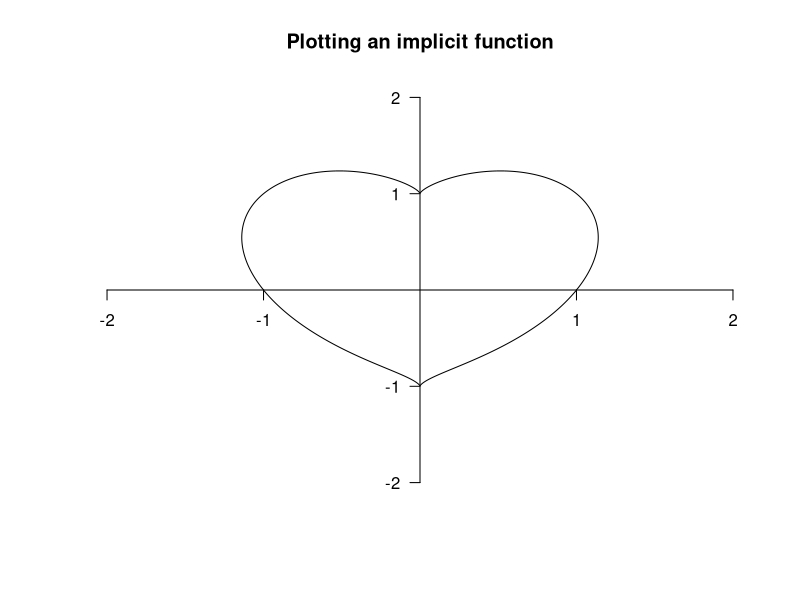
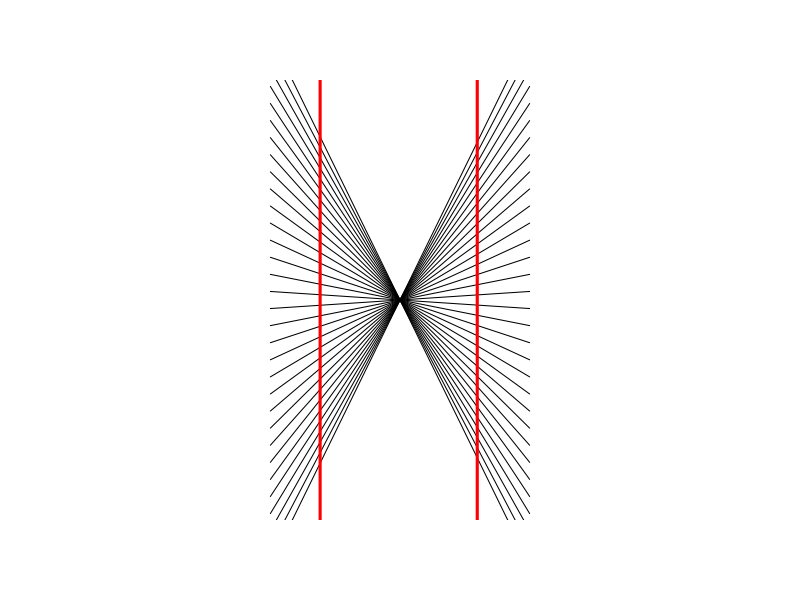
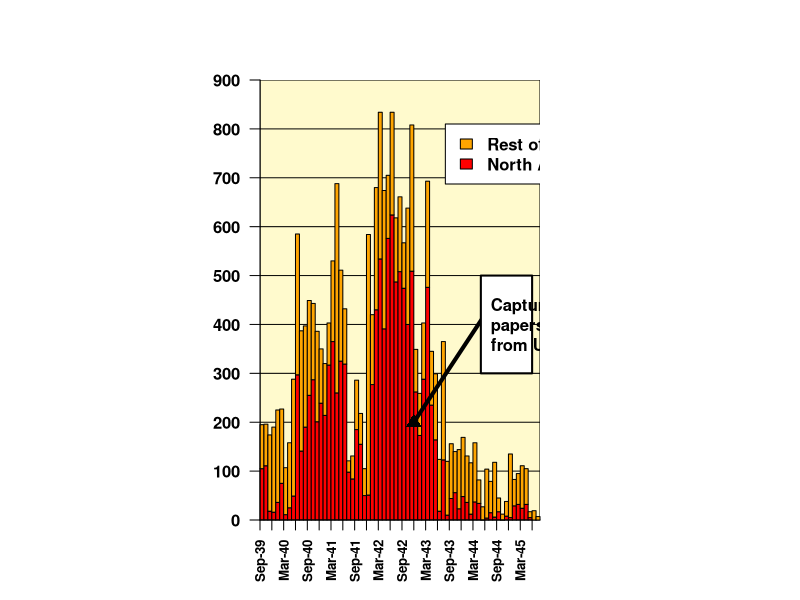
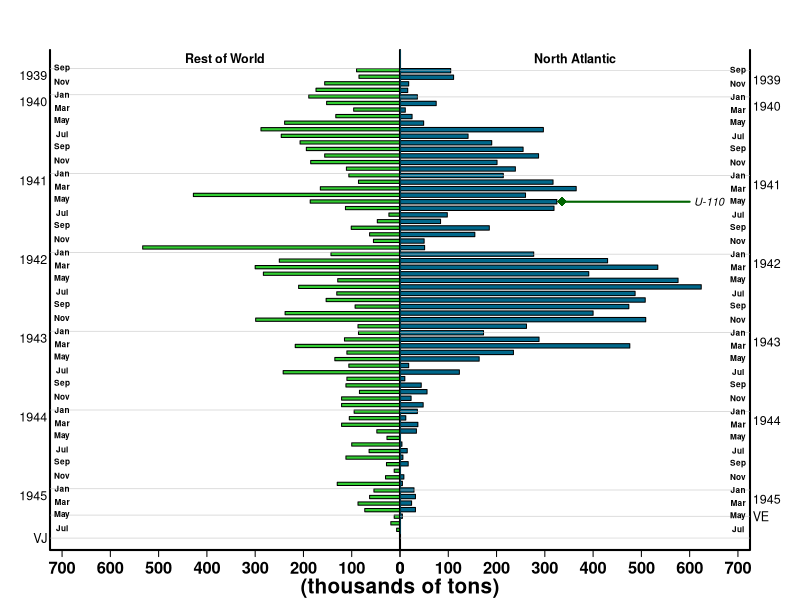

The R source for these figures, in order:
## ---- chunk 1
knitr::opts_chunk$set(echo = TRUE)
## ---- chunk 2
x = seq(-2, 2, length=1000)                                   # making vectors of x and y values
y = seq(-2, 2, length=1000)

z = outer(x, y, function(x, y) (x^2 + y^2 - 1)^3 - x^2*y^3)   # creating the contour map

contour(x, y, z, levels=0, drawlabels=F, axes=F)              # plot the contour at level 0
axis(1, pos=0, at=c(-2, -1, 1, 2))
axis(2, pos=0, las=2, at=c(-2, -1, 1, 2))
title('Plotting an implicit function')
## ---- chunk 3
grads = seq(-2.6, 2.6, length=32)         # making vector of gradients for the black lines

xs = seq(-1, 1, length=100)               # making a vector of x-coordinates

black.lines = outer(xs, grads)            # a matrix whose columns are the y-coordinates of the black lines

par(mai=c(0.8, 2.6, 0.8, 2.6))            # adjusting the margins of the plot

matplot(black.lines, type='l',            # use the function matplot() to plot all the columns of the matrix,
        lty=1, col='black', axes=F,       # axes are disabled, lines changed to regular black lines, label
        ylim=c(-2, 2), ylab='')           # is omitted.


segments(20, -3, y1=3, lwd=3, col='red')  # drawing the red lines
segments(80, -3, y1=3, lwd=3, col='red')

## ---- chunk 4
# Reading in the csv with stringsAsFactors set to false so that the dates will be read as strings rather than factors
ss = read.csv('sinkingstats-1.csv', stringsAsFactors=F)
# This sets the first row of values as the column names of the dataframe, so we rename the columns:
colnames(ss) = c('Quarter', 'NAt', 'RoW')
# and add the old first row back in
ss = rbind(c('Quarter' = 'Sep-39', 'NAt' = 105, 'RoW' = 90), ss)
# Creating a matrix from the dataframe to use in the boxplot() function:
x = as.matrix(ss[-1])
rownames(x) = ss[, 1]
# setting the x-axis to extend all the way to the y-axis (otherwise there will be a gap between the y-axis and the first bar)
par(xaxs='i')
# creating an empty boxplot with the correct dimensions so that we can draw in the horizontal lines and colour the background
# before drawing in the bars:
barplot(rep(NA, length=71), xaxt='n', yaxt='n', ylim=c(0, 900), space=0)
# colouring the background (for some reason using bg[2] as the third parameter extends the rectangle too far so 71 is used instead)
bg = par('usr')
rect(bg[1], bg[3], 71, bg[4], col='lemonchiffon')
# drawing horixontal lines across the background from the y-axis ticks
segments(x0=0, y0=0:8*100, x1=71)
# creating the boxplot of the data, overlaying the coloured background and horizontal lines, setting space between bars to 0
# and not including any axes (for some reason axes=F doesn't work so blocked the axes individually)
barplot(t(x), space=0, add=T, yaxt='n', xaxt='n', col=c('red', 'orange'))
# making a vector of dates for x-axis labels (would have been easier to just take the first column of the dataframe but I like this)
xlabels = paste(c('Sep', 'Dec', 'Mar', 'Jun'), c(39, 39, rep(40:44, each=4), 45, 45), sep='-')
# creating the axes, with bolded text set slightly smaller than the other text
axis(1, las=2, labels=xlabels, at=seq(0, 71, by=3), font=2, cex.axis=0.8)
axis(2, at=0:9*100, las=1, font=2)
# making the legend, with bolded text
legend(47, 810, legend=c('Rest of World', 'North Atlantic'), fill=c('orange', 'red'), text.font=2)
# drawing the arrow, apparently a filled arrowhead is impossible in base R so set the length of the arrowhead to 0
arrows(x0=57, y0=420, x1=39, y1=200, lwd=4, length=0)
# and used a triangle point for the arrowhead (1.5x larger than normal)
points(x=39, y=200, pch=17, cex=1.5)
# finally drawing the textbox, with left-justified, bolded text and bolded border.
rect(56, 300, 69, 500, lwd=2, col='white')
text(x=56, y=382, labels='Capture of\npapers\nfrom U559', font=2, pos=4)
## ---- chunk 5
# creating a vector of months to use as labels on the vertical axes (this time I did use the dataframe)
months = substring(ss[,1], 1, 3)[c(T, F)]
# creating a layout with two columns which each fill half the plotting area
layout(matrix(c(1, 1, 1, 2, 2, 2), nc=2))

# making two vectors of values for the barplots which are reversed, with the first one multiplied by -1 to make the bars go right-to-left
a = rev(-1*as.numeric(t(x[,2])))
b = rev(as.numeric(t(x[,1])))

### LHS barplot:
# margin widths set so that there will be no space between the barplots
par(mai=c(0.5,0.5,0.5,0), yaxs='r', xaxs='i')
# plot set to horizontal, axes not drawn in this function
barplot(a, horiz=T, xaxt='n', yaxt='n', xlim=c(-725,0), col='limegreen', space=1)
# drawing x-axis
axis(1, labels=7:0*100, at=-7:0*100, font=2, cex.axis=1.5)
# drawing an L-shaped box around the LHS plot, this was the only way I could get the axes to touch but it works
box(bty='L', lwd=2)
# drawing the grey lines seperating the years across the LHS plot
# should have redrawn the plot after this as in part (a) but this would draw it on the RHS so just going with this
# since you can barely see the overlapping anyway
segments(x0=-725, y0=c(142, seq(134, 6, by=-24), 6, -1), x1=0, lwd=0.5, col='grey')
# adding in the month labels using text()
text(x=-700, y=seq(142, 0, by=-4), labels=months, font=2, cex=0.75)
# adding title for LHS plot and years in the margins using mtext()
mtext('Rest of World', side=3, line=-1.2, font=2, cex=0.75)
mtext(c(1939, 1940, 1941, 1942, 1943, 1944, 1945, 'VJ'), side=2, line=0.2, at=c(140, seq(132, 4, by=-24), -1), las=2, cex=0.75)

### RHS barplot:
par(mai=c(0.5,0,0.5,0.5))
barplot(b, horiz=T, xaxt='n', yaxt='n', xlim=c(0, 725), col='deepskyblue4', space=0.5)

axis(1, at=0:7*100, font=2, cex.axis=1.5)
# had to use a U-shaped box xince there is no box which covers only the bottom and the right hand side but that's OK because:
box(bty='u', lwd=2)
# we cover the middle line with a blue line which seperates the plots
segments(x0=0, y0=0, y1=142, col='deepskyblue4')
# drawing the lines, for some reason the co-ordinate system of the RHS plot is completely different to the LHS so these numbers were obtained by guess-and-check
segments(x0=0, y0=c(106, seq(100, 6, by=-18), 4, -1), x1=725, lwd=0.5, col='grey')
# month labels
text(x=700, y=seq(106, 0, by=-3), labels=months, font=2, cex=0.75)
# title, years, and bottom axis label using mtext()
mtext('North Atlantic', side=3, line=-1.2, font=2, cex=0.75)
mtext(c(1939, 1940, 1941, 1942, 1943, 1944, 1945, 'VE'), side=4, line=0.2, at=c(104, seq(98, 4, by=-18), 4), las=2, cex=0.75)
mtext('(thousands of tons)', side=1, font=2, line=2.5, at=0, cex=1.25)

# drawing the arrow and text reading 'U-110' similarly to part (a), I found a way to obtained rotated triangle points online using something called Windows Glyph List but I only have linux so went with a diamond shape instead 
points(x=336, y=76, pch=18, col='darkgreen', cex=2)
arrows(x0=336, y0=76, x1=600, length=0, col='darkgreen', lwd=2)
text(x=640, y=76, labels='U-110', font=3)

